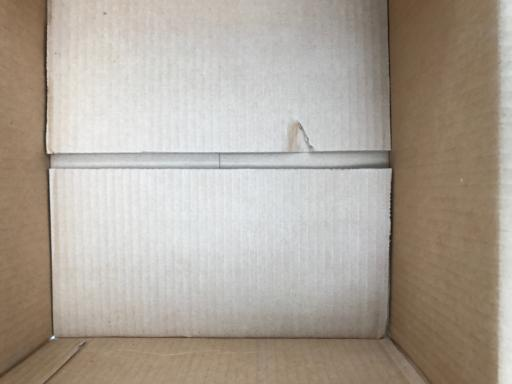
#> input picture dataset-resized/cardboard/cardboard102.jpg, 512 x 384 px; its folder holds only this picture in this run
$ jupyter execute --allow-errors 'TP VCII.ipynb'   (shell and % lines are left out)   (older library calls are emulated)
#> lines starting #> are read from the running program, lines starting #| are printed output that depends on the picture
## Tarea de visión por computadora y métricas de evaluación

La tarea a resolver es un problema de **clasificación multiclase** de imágenes con una sola etiqueta por muestra.
Cada imagen del dataset TrashNet

 Instalar esta version de pytorch para XPU Intel
 pip uninstall torch torchvision torchaudio -y
 pip cache purge
 pip install --pre torch torchvision torchaudio --index-url https://download.pytorch.org/whl/nightly/xpu

  Instalar esta version de pytorch para GPU
  pip uninstall torch-directml -y
  pip uninstall torch torchvision torchaudio -y
  pip cache purge
pip install torch torchvision torchaudio --index-url https://download.pytorch.org/whl/cu118

[cell 1]
import torch
import sys

def get_device():
    # Prioridad 1: GPU
    if torch.cuda.is_available():
        print(f"Hardware: NVIDIA GPU ({torch.cuda.get_device_name(0)})")
        return torch.device("cuda")

    # Prioridad 2: GPU Intel (XPU)

    if hasattr(torch, 'xpu') and torch.xpu.is_available():
        print(f"Hardware: Intel GPU ({torch.xpu.get_device_name(0)})")
        return torch.device("xpu")

    # Fallback: CPU
    print("Hardware: CPU")
    return torch.device("cpu")

#> (the rest of this cell did not finish here and is left out)

[cell 2]
import kagglehub

# Download latest version
#> (the rest of this cell did not finish here and is left out)

## Análisis Exploratorio de Datos
  1) Análisis de distribución de colores
  2) Análisis de bounding boxes
  3) Analisis de distribución de etiquetas
  4) Dimensión de imagenes y relación de aspectos
  5) Calidad de imágenes

### Visializacion del Dataset

[cell 3]
import matplotlib.pyplot as plt
import random
from PIL import Image

# Ruta del dataset
dataset_dir = "dataset-resized"

# Obtener las clases (subcarpetas)
#> (the rest of this cell did not finish here and is left out)

### Análisis visual por clase

Se revisaron ejemplos representativos de cada categoría del dataset TrashNet. A partir de esta inspección inicial se observan los siguientes patrones:

- **Composición y foco:**
  El objeto principal suele estar claramente visible y ocupa una porción relevante de la imagen. No se detectaron imágenes corruptas o completamente fuera de foco, aunque en algunos casos el encuadre es algo irregular.

- **Iluminación y fondo:**
  Hay variaciones apreciables en iluminación y color de fondo (blancos, beige, rosados). Estas diferencias pueden hacer que el modelo aprenda a apoyarse en el fondo o la tonalidad global en lugar de centrarse únicamente en el objeto.

- **Similitud entre *cardboard* y *paper*:**
  Ambas clases muestran texturas y tonalidades bastante parecidas, lo que sugiere que el modelo podría confundirlas con facilidad si no se dispone de señales visuales más finas.

- **Reflejos en *plastic* y *glass*:**
  En estas clases aparecen frecuentemente brillos y transparencias, que introducen mayor variabilidad en la apariencia de los objetos y pueden dificultar la separación clara entre categorías.

- **Heterogeneidad en *trash*:**
  La clase *trash* incluye objetos compuestos por múltiples materiales (envoltorios, envases mixtos, etc.), lo que la convierte en una categoría visualmente más ambigua.

- **Sombras y variaciones leves:**
  Algunas imágenes presentan sombras marcadas o diferencias de centrado, lo que introduce cierto nivel de ruido, aunque sigue siendo manejable.

En conjunto, el dataset resulta adecuado para la tarea de clasificación de residuos, pero la variabilidad en iluminación, fondos y similitud entre ciertas clases indica que será importante considerar técnicas de robustez (p. ej., data augmentation y normalización) en las etapas de modelado.

### Mapa de calor

[cell 4]
import cv2
import numpy as np
import matplotlib.pyplot as plt
from collections import Counter

# ===== CONFIGURACIÓN =====
root_dir = ""
#> (the rest of this cell did not finish here and is left out)

- **Clases detectadas:**
  El dataset está organizado en seis categorías bien definidas: `cardboard`, `glass`, `metal`, `paper`, `plastic` y `trash`. La estructura es clara y consistente, sin subcarpetas inesperadas ni clases residuales. Esto simplifica bastante el pipeline de carga y evita preprocesamiento extra.

- **Formato y resolución uniforme:**
  Todas las imágenes están en formato `.jpg` y comparten exactamente la misma resolución: **512×384**.
  Esto es una ventaja importante porque elimina la necesidad de manejar variaciones de tamaño en la etapa de preprocesamiento y garantiza que no hay ruido estructural introducido por diferentes fuentes o cámaras.

- **Homogeneidad en dimensiones:**
  El hecho de que exista **un único tamaño** para las 2527 imágenes confirma que el dataset fue estandarizado previamente. Técnicamente, esto reduce la variabilidad no deseada, pero también implica que el modelo no verá variaciones reales de escala. Esto refuerza aún más la necesidad de **data augmentation** orientado a robustez (crops, escalas, rotaciones).

- **Distribución de color perceptual por clase:**

El mapa de calor RGB muestra que cada clase sigue patrones cromáticos distintos, aunque no siempre bien separables:

- **cardboard y paper** comparten gamas oscuras y tonos suaves, lo que anticipa solapamiento visual.
- **glass y plastic** presentan mayor variabilidad por reflejos y transparencias.
- **metal** tiende a distribuciones más frías y relativamente uniformes.
- **trash** es la categoría más dispersa, coherente con su heterogeneidad de materiales.

En conjunto, el dataset es consistente y está bien estructurado, pero muestra **variabilidad cromática y similitudes entre clases**, especialmente en pares como *cardboard–paper* y *glass–plastic*.
Esto sugiere que los modelos más simples pueden confundirse entre categorías visualmente próximas, y refuerza la conveniencia de aplicar **data augmentation** y, en etapas posteriores, evaluar un **modelo preentrenado** que pueda manejar mejor estas variaciones.

[cell 5]
import matplotlib.pyplot as plt

# Ubicación del dataset
#> (the rest of this cell did not finish here and is left out)

###  Distribución de clases

El dataset **TrashNet** contiene un total de **2527 imágenes**, distribuidas en seis categorías:

| Clase     | Cantidad | Proporción (%) |
|------------|-----------|----------------|
| cardboard  | 403 | 15.9 |
| glass      | 501 | 19.8 |
| metal      | 410 | 16.2 |
| paper      | 594 | 23.5 |
| plastic    | 482 | 19.1 |
| trash      | 137 | 5.4 |

Se observa una **ligera desbalance entre clases**, especialmente con la categoría **trash**, que representa solo alrededor del 5 % del total de muestras.
Esto puede afectar el entrenamiento del modelo, generando un sesgo hacia las clases mayoritarias (*paper*, *glass*, *plastic*).

> **Conclusión:**
> El dataset presenta un **moderado desbalance**, pero sigue siendo adecuado para entrenamiento supervisado.
> Se recomienda aplicar estrategias de **data augmentation** o **ponderación de clases** para compensar la baja representación de la clase *trash* en las etapas posteriores.

[cell 6]
# Análisis Exploratorio del Dataset (EDA)

import os, cv2, glob
import numpy as np
import matplotlib.pyplot as plt
import collections


root_dir = "." # Placeholder
dataset_path = os.path.join(root_dir, "dataset-resized")


classes = sorted([c for c in os.listdir(dataset_path) if os.path.isdir(os.path.join(dataset_path, c))])


# Distribución de colores por clase promedio
color_means = {}
for cls in classes:
    path = os.path.join(dataset_path, cls)
    imgs = [f for f in os.listdir(path) if f.endswith(('.jpg', '.png', '.jpeg'))]
    col_sum = np.zeros(3); count = 0
    for img_file in imgs:
        img = cv2.imread(os.path.join(path, img_file))
#> img is the input picture: shape (384, 512, 3); mean B, G, R 152.4, 163.7, 173
        if img is None: continue
        img = cv2.cvtColor(img, cv2.COLOR_BGR2RGB)/255.0
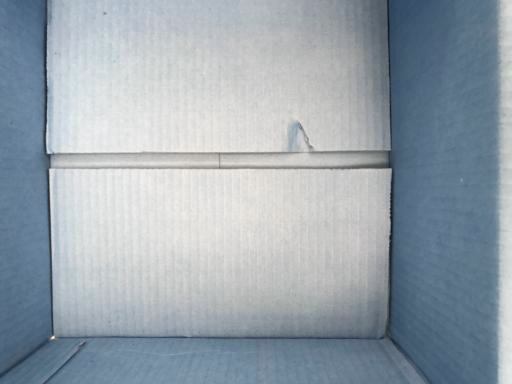
#> img: shape (384, 512, 3) float64; mean B, G, R 0.679, 0.642, 0.598
        col_sum += img.mean(axis=(0,1))
#> col_sum = [0.679, 0.642, 0.598]
        count += 1
    if count>0: color_means[cls] = col_sum/count

plt.figure(figsize=(10,5))
plt.bar(color_means.keys(), [1]*len(color_means), color=list(color_means.values()))
plt.title("Color promedio por clase")
plt.show()
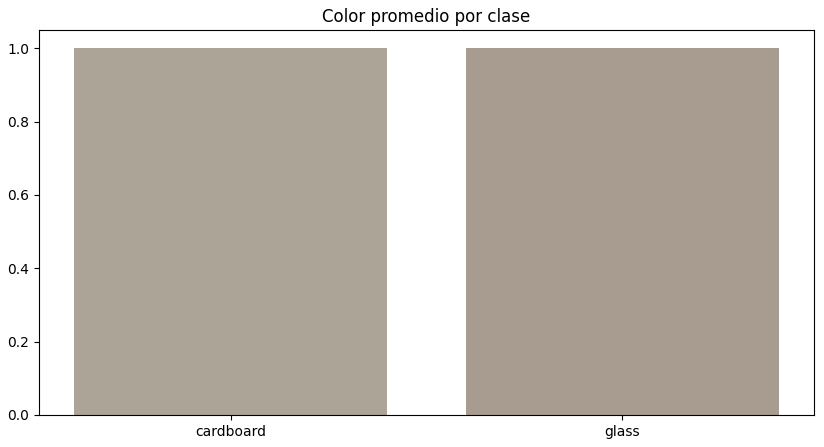
#> figure drawn by matplotlib, 1 panel


# Bounding Boxes

bbox_sizes, aspect_ratios = [], []
for txt in glob.glob(os.path.join(dataset_path, "**/*.txt"), recursive=True):
    with open(txt) as f:
        for line in f:
            vals = line.strip().split()
            if len(vals) != 5: continue
            _, x, y, w, h = map(float, vals)
            bbox_sizes.append(w*h)
            aspect_ratios.append(w/h)

if bbox_sizes:
    plt.figure(figsize=(10,4))
    plt.subplot(1,2,1); plt.hist(bbox_sizes, bins=30); plt.title("Distribución tamaños Bounding Boxes")
    plt.subplot(1,2,2); plt.hist(aspect_ratios, bins=30); plt.title("Relación de aspecto (w/h)")
    plt.show()
else:
    print(" No se encontraron archivos .txt de anotaciones (bounding boxes).")


# Dimensiones de imágenes y relación de aspecto

sizes, ratios = [], []
for cls in classes:
    path = os.path.join(dataset_path, cls)
    for f in os.listdir(path):
        if not f.endswith(('.jpg','.png','.jpeg')): continue
        img = cv2.imread(os.path.join(path, f))
        if img is None: continue
        h, w = img.shape[:2]
        sizes.append((w, h))
        ratios.append(w/h)

if sizes:
    ws, hs = zip(*sizes)
    plt.figure(figsize=(10,4))
    plt.subplot(1,2,1); plt.scatter(ws, hs, alpha=0.5); plt.xlabel("Ancho"); plt.ylabel("Alto"); plt.title("Dimensiones de imágenes")
    plt.subplot(1,2,2); plt.hist(ratios, bins=30); plt.title("Relación de aspecto (w/h)")
    plt.show()
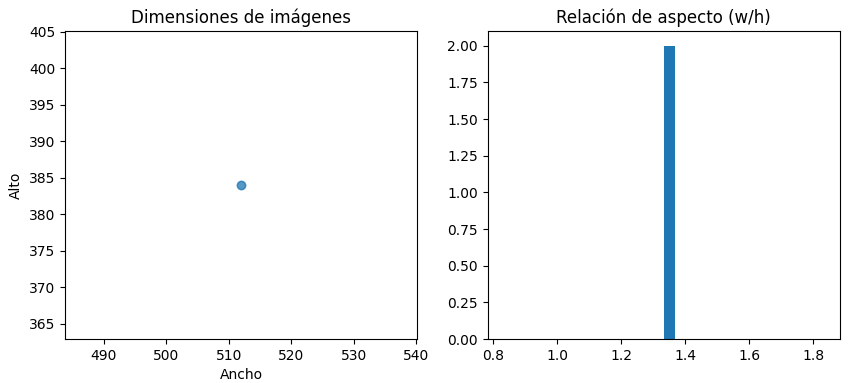
#> figure drawn by matplotlib, 2 panels; panel 2: tallest bar 2 high, from x = 1.33 to 1.37
    print(f"Tamaños únicos: {len(set(sizes))}")
#| Tamaños únicos: 1
else:
    print("No se pudieron leer imágenes para calcular dimensiones.")


# Calidad de imágenes (brillo y nitidez)

sharpness, brightness = [], []

for cls in classes:
    path = os.path.join(dataset_path, cls)
    for f in os.listdir(path):
        if not f.endswith(('.jpg','.png','.jpeg')): continue
        img = cv2.imread(os.path.join(path, f))
        if img is None: continue
        gray = cv2.cvtColor(img, cv2.COLOR_BGR2GRAY)
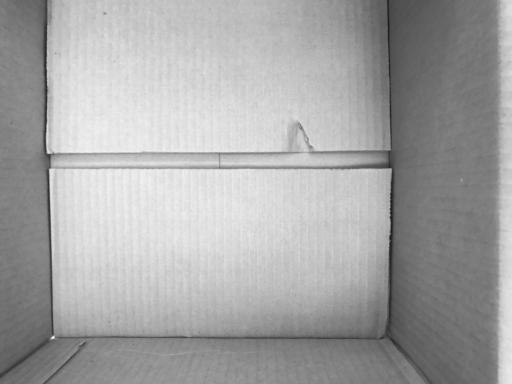
#> gray: shape (384, 512); min 22, max 255, mean 165.2
        sharpness.append(cv2.Laplacian(gray, cv2.CV_64F).var())
        brightness.append(gray.mean())

if sharpness:
    plt.figure(figsize=(10,4))
    plt.subplot(1,2,1); plt.hist(sharpness, bins=30); plt.title("Distribución de nitidez (Laplaciano)")
    plt.subplot(1,2,2); plt.hist(brightness, bins=30); plt.title("Distribución de brillo promedio")
    plt.show()

    print(f"Imágenes analizadas: {len(sharpness)}")
#| Imágenes analizadas: 2
#> (the rest of the program and of its run is left out)
